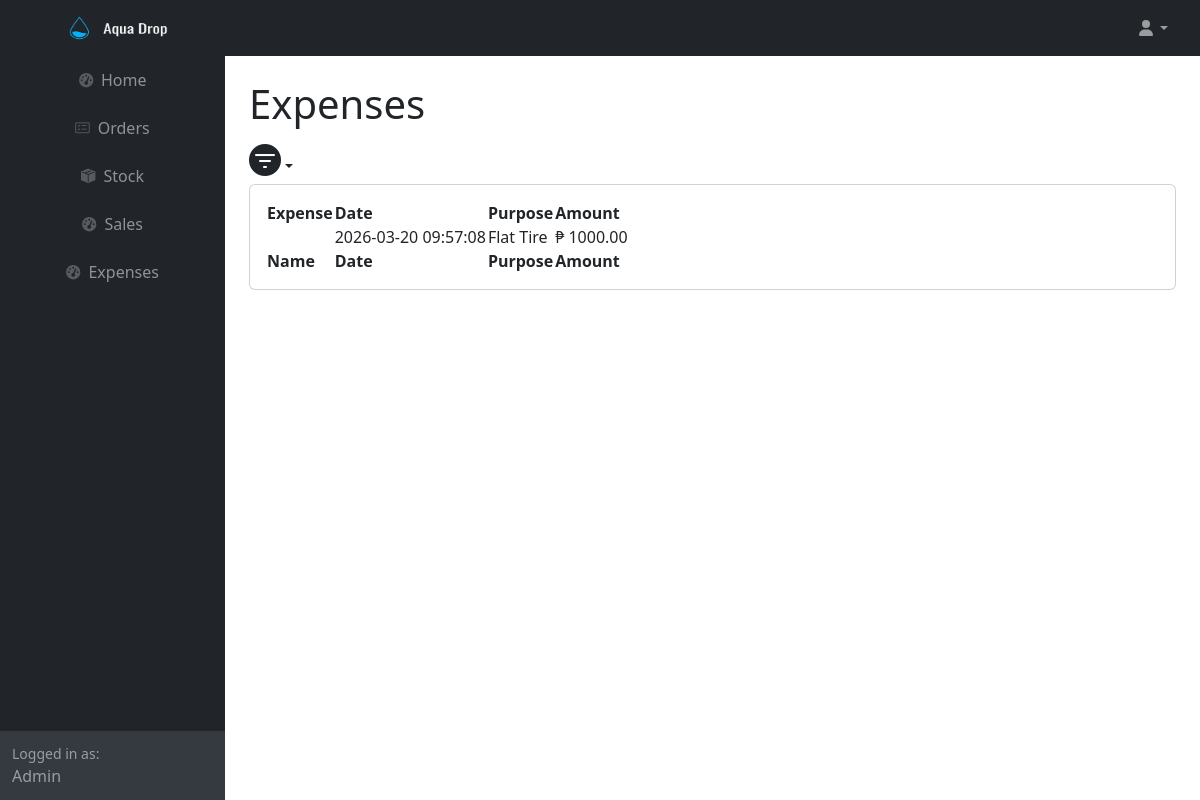
The app's page /month_expenses.php (signed in) with its own data.
### tables this page shows
CREATE TABLE IF NOT EXISTS `expenses` (
  `expense_id` int(11) NOT NULL AUTO_INCREMENT,
  `expenses_id` int(11) NOT NULL,
  `date` timestamp NOT NULL DEFAULT current_timestamp() ON UPDATE current_timestamp(),
  `purpose` varchar(255) NOT NULL,
  `amount` decimal(10,2) NOT NULL,
  PRIMARY KEY (`expense_id`)
);

### month_expenses.php (the view, shortened to what this page needs)
<?php
	require ('db.php');
	$currentYear = date('Y');
    $currentMonth = date('m');
    $sql = "SELECT * FROM expenses WHERE YEAR(date) = :year AND MONTH(date) = :month";
    $stmt = $conn->prepare($sql);
    $stmt->bindParam(':year', $currentYear);
    $stmt->bindParam(':month', $currentMonth);
    $stmt->execute();
    $data = $stmt->fetchAll(PDO::FETCH_ASSOC);
?>
<html lang="en">
    <head>
        <link rel="stylesheet" href="https://cdn.jsdelivr.net/npm/bootstrap-icons/font/bootstrap-icons.css">
        <link href="https://cdn.jsdelivr.net/npm/simple-datatables@7.1.2/dist/style.min.css" rel="stylesheet" />
        <link href="css/styles.css" rel="stylesheet" />
    </head>
    <body class="sb-nav-fixed">
        <nav class="sb-topnav navbar navbar-expand navbar-dark bg-dark">
            <a class="navbar-brand ps-3" href="index.html">
                <img src="icons/transparentlogo.png" style="width: 200px; height: 150px;">
            </a>
            <ul class="navbar-nav ms-auto  me-3 me-lg-4">
                <li class="nav-item dropdown">
                    <a class="nav-link dropdown-toggle" id="navbarDropdown" href="#" role="button" data-bs-toggle="dropdown" aria-expanded="false"><i class="fas fa-user fa-fw"></i></a>
                </li>
            </ul>
        </nav>
        <div id="layoutSidenav">
            <div id="layoutSidenav_nav">
                <nav class="sb-sidenav accordion sb-sidenav-dark" id="sidenavAccordion">
                    <div class="sb-sidenav-menu">
                        <div class="nav align-items-center">
                            <a class="nav-link" href="index.html">
                                <div class="sb-nav-link-icon"><i class="fas fa-tachometer-alt"></i></div>
                            </a>
                            <a class="nav-link" href="orders.html">
                                <div class="sb-nav-link-icon"><i class="bi bi-card-checklist"></i></div>
                                Orders
                            </a>
                            <a class="nav-link" href="stocks.html">
                                <div class="sb-nav-link-icon"><i class="bi bi-box-seam-fill"></i></div>
                                Stock
                            </a>
                            <a class="nav-link" href="sales.html">
                                <div class="sb-nav-link-icon"><i class="fas fa-tachometer-alt"></i></div>
                                Sales
                            </a>
                             <a class="nav-link" href="expenses.html">
                                <div class="sb-nav-link-icon"><i class="fas fa-tachometer-alt"></i></div>
                                Expenses
                            </a>
                        </div>
                    </div>
                    <div class="sb-sidenav-footer">
                        <div class="small">Logged in as:</div>
                        Admin
                    </div>
                </nav>
            </div>
            <div id="layoutSidenav_content">
                <main>
                    <div class="container-fluid px-4">
                        <h1 class="mt-4">Expenses</h1>
                        <ul class="navbar-nav ms-auto  me-3 me-lg-4">
                            <li class="nav-item dropdown">
                                <a class="nav-link dropdown-toggle" id="navbarDropdown" href="#" role="button" data-bs-toggle="dropdown" aria-expanded="false" ><i class="bi bi-filter-circle-fill fs-2"></i></a>
                            </li>
                        </ul>
                        <div class="card mb-4">
                            <div class="card-body">
                                <table id="datatablesSimple">
                                    <thead>
                                        <tr>
                                            <th>Expense</th>
                                            <th>Date</th>
                                            <th>Purpose</th>
                                            <th>Amount</th>
                                        </tr>
                                    </thead>
                                    <tfoot>
                                        <tr>
                                            <th>Name</th>
                                            <th>Date</th>
                                            <th>Purpose</th>
                                            <th>Amount</th>
                                        </tr>
                                    </tfoot>
                                    <tbody>
                                        <?php foreach($data as $row): ?>
                                        <tr>
                                            <td><?php echo $row['expense']?></td>
                                            <td><?php echo $row['date']?></td>
                                            <td><?php echo $row['purpose']?></td>
                                            <td>₱ <?php echo $row['amount']?></td>
                                        </tr>
                                        <?php endforeach;?>
                                    </tbody>
                                </table>
                            </div>
                        </div>
                    </div>
                </main>
            </div>
        </div>
    </body>
</html>

### records on screen
expenses: date "2026-03-20 09:57:08", purpose "Flat Tire", amount "1000.00"
